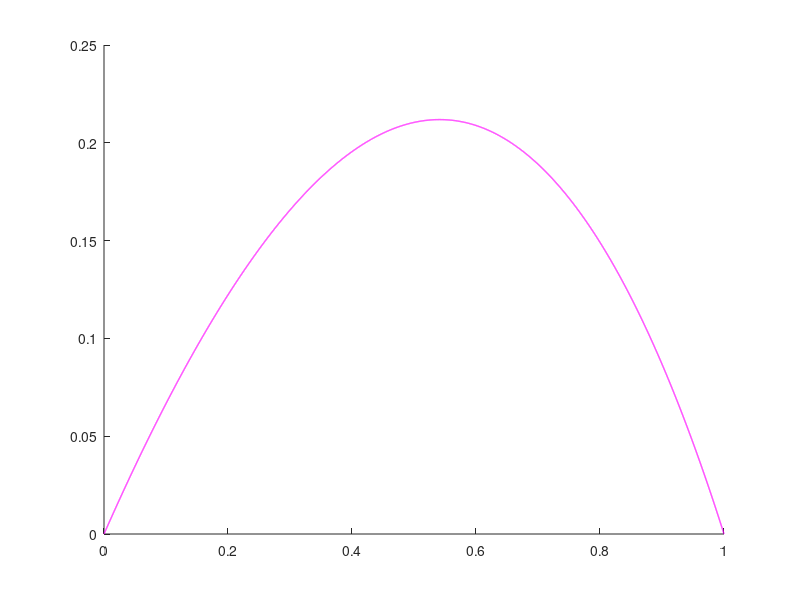

MATLAB code to generate this figure: (Note: this script raises an error after producing the figure.)
%   problem3.m
%   Authors:    Kurtis Harms (38764114)
%               Ecem Kahraman (47962113)
%               Mike Wilk (21085121)
%   MECH 358 Lab 3
%   Purpose: Problem 3, truncation error for different schemes
%   Required Files: solve_bvp.m, solve_4th_order_part_b_bvp.m
%                   solve_4th_order_part_c_bvp.m
clear;
clc;
format long;

%      .oooooo..o oooooooooooo ooooooooooooo ooooo     ooo ooooooooo.   
%     d8P'    `Y8 `888'     `8 8'   888   `8 `888'     `8' `888   `Y88. 
%     Y88bo.       888              888       888       8   888   .d88' 
%      `"Y8888o.   888oooo8         888       888       8   888ooo88P'  
%          `"Y88b  888    "         888       888       8   888         
%     oo     .d8P  888       o      888       `88.    .8'   888         
%     8""88888P'  o888ooooood8     o888o        `YbodP'    o888o        


h_values = [0.1,0.05,0.01,0.005];
% We are solving from 0 < x < 1
L = 1;

% Matrices of colors and lines widths
colors = ['r','b','k','g','y','m'];
linewidth = [1,1,1,1,1,2,1];

y0p5_exact = 0.2104196;
exact_values = y0p5_exact.*ones(length(h_values),1);

% Our boundary values
y_0 = 0;
y_L = 0;


%     ooooooooo.                          .              .o.       
%     `888   `Y88.                      .o8             .888.      
%      888   .d88'  .oooo.   oooo d8b .o888oo          .8"888.     
%      888ooo88P'  `P  )88b  `888""8P   888           .8' `888.    
%      888          .oP"888   888       888          .88ooo8888.   
%      888         d8(  888   888       888 .       .8'     `888.  
%     o888o        `Y888""8o d888b      "888"      o88o     o8888o

% Create and plot analytical solution
figure(1);
hold on;
% ezplot(@(x) exp(1).*x-x-exp(x)+1, [0 L]);
x = 0:0.0001:L;
y = exp(1).*x-x-exp(x)+1;
plot(x,y,'m','linewidth',linewidth(1));

error_values = ones(length(h_values),1);

% iterator for the inner loop
i = 1;
for h = h_values

    % Create and plot numerical solution
    y = solve_bvp(L,h,y_0,y_L);
    x = 0:h:L;
    plot(x,y,colors(i),'linewidth',linewidth(i));

    error_values(i) = y((length(y)+1)/2);
    % Increment the inner iterator
    i = i+1;
end

% Graph the solution for part (a)
% NOTE: this actually isn't required for the lab
legend('Analytical Solution', ...
'Numerical Solution with h=0.1', ...
'Numerical Solution with h=0.05', ...
'Numerical Solution with h=0.01', ...
'Numerical Solution with h=0.005');
title(strcat('T(x) vs. x Analytical & Numerical Solutions from 0 < x < L',num2str(L)));
xlabel('x')
ylabel('y(x)');

% Store the error values for part a
error_values_a = error_values;



% Show error values for each value of h
disp('Here are the error values using Central Differences:');
disp(error_values);
disp('Here is the relative error values using Central Differences:');
disp(abs(error_values-exact_values)./abs(exact_values));
    
%     ooooooooo.                          .        oooooooooo.  
%     `888   `Y88.                      .o8        `888'   `Y8b 
%      888   .d88'  .oooo.   oooo d8b .o888oo       888     888 
%      888ooo88P'  `P  )88b  `888""8P   888         888oooo888' 
%      888          .oP"888   888       888         888    `88b 
%      888         d8(  888   888       888 .       888    .88P 
%     o888o        `Y888""8o d888b      "888"      o888bood8P'


figure(2);
hold on;
x = 0:0.0001:L;
y = exp(1).*x-x-exp(x)+1;
plot(x,y,'m','linewidth',linewidth(1));

error_values = ones(length(h_values),1);

% iterator for the inner loop
i = 1;
for h = h_values

    % Create and plot numerical solution
    y = solve_4th_order_part_b_bvp(L,h);
    x = 0:h:L;
    plot(x,y,colors(i),'linewidth',linewidth(i));

    error_values(i) = y((length(y)+1)/2);
    % Increment the inner iterator
    i = i+1;
end

% Graph the solution for part (b)
% NOTE: this actually isn't required for the lab
legend('Analytical Solution', ...
'Numerical Solution with h=0.1', ...
'Numerical Solution with h=0.05', ...
'Numerical Solution with h=0.01', ...
'Numerical Solution with h=0.005');
title(strcat('T(x) vs. x Analytical & Numerical Solutions from 0 < x < L',num2str(L)));
xlabel('x')
ylabel('y(x)');

% Add the loglog plot for the error of part (b)
figure(3);
loglog(h_values,abs(error_values_a-exact_values)./abs(exact_values),h_values,abs(error_values-exact_values)./abs(exact_values));
legend('Central Difference Method', ...
    '4th Order Difference Method');
title('Relative Error for Central Difference and 4th Order Difference vs. Mesh Size at y(0.5) - Problem 3A/3B');
xlabel('h');
ylabel('Relative Error');


% Show error values for each value of h
disp('Here are the error values using 4th-order BVP:');
disp(error_values);
disp('Here are the relative error values using 4th-order BVP:');
disp(abs(error_values-exact_values)./abs(exact_values));



%     ooooooooo.                          .          .oooooo.   
%     `888   `Y88.                      .o8         d8P'  `Y8b  
%      888   .d88'  .oooo.   oooo d8b .o888oo      888          
%      888ooo88P'  `P  )88b  `888""8P   888        888          
%      888          .oP"888   888       888        888          
%      888         d8(  888   888       888 .      `88b    ooo  
%     o888o        `Y888""8o d888b      "888"       `Y8bood8P' 

h_values = [0.25, 0.1, 0.05];
y_0 = 0;
y_L = 0;
y0p5_exact = -0.00490196320871196;
exact_values = y0p5_exact.*ones(length(h_values),1);
error_values = ones(length(h_values),1);

figure(4);
hold on;
% iterator for the inner loop
i = 1;
for h = h_values
    % Create and plot numerical solution
    y = solve_4th_order_part_c_bvp(L,h);
    x = 0:h:L;
    plot(x,y,colors(i),'linewidth',linewidth(i));

    error_values(i) = y((length(y)+1)/2);
    % Increment the inner iterator
    i = i+1;
end

legend('Numerical Solution with h=0.25', ...
'Numerical Solution with h=0.1', ...
'Numerical Solution with h=0.05');
title(strcat('y(x) vs. x Numerical Solutions for Part C from 0 < x < L',num2str(L)));
xlabel('x')
ylabel('y(x)');

% Now prepare loglog plot for Part C
figure(5);
hold on;
loglog(h_values,abs(error_values-exact_values)./abs(exact_values));
legend('4th-order Difference Method');
title('Relative Error for 4th Order Difference for Problem 3C');
xlabel('h');
ylabel('Relative Error');


% Show error values for each value of h
disp('Here are the error values using 4th-order BVP on -y"=sqrt(x)*sin(10x):');
disp(error_values);
disp('Here are the relative error values using 4th-order BVP on -y"=sqrt(x)*sin(10x):');
disp(abs(error_values-exact_values)./abs(exact_values));












